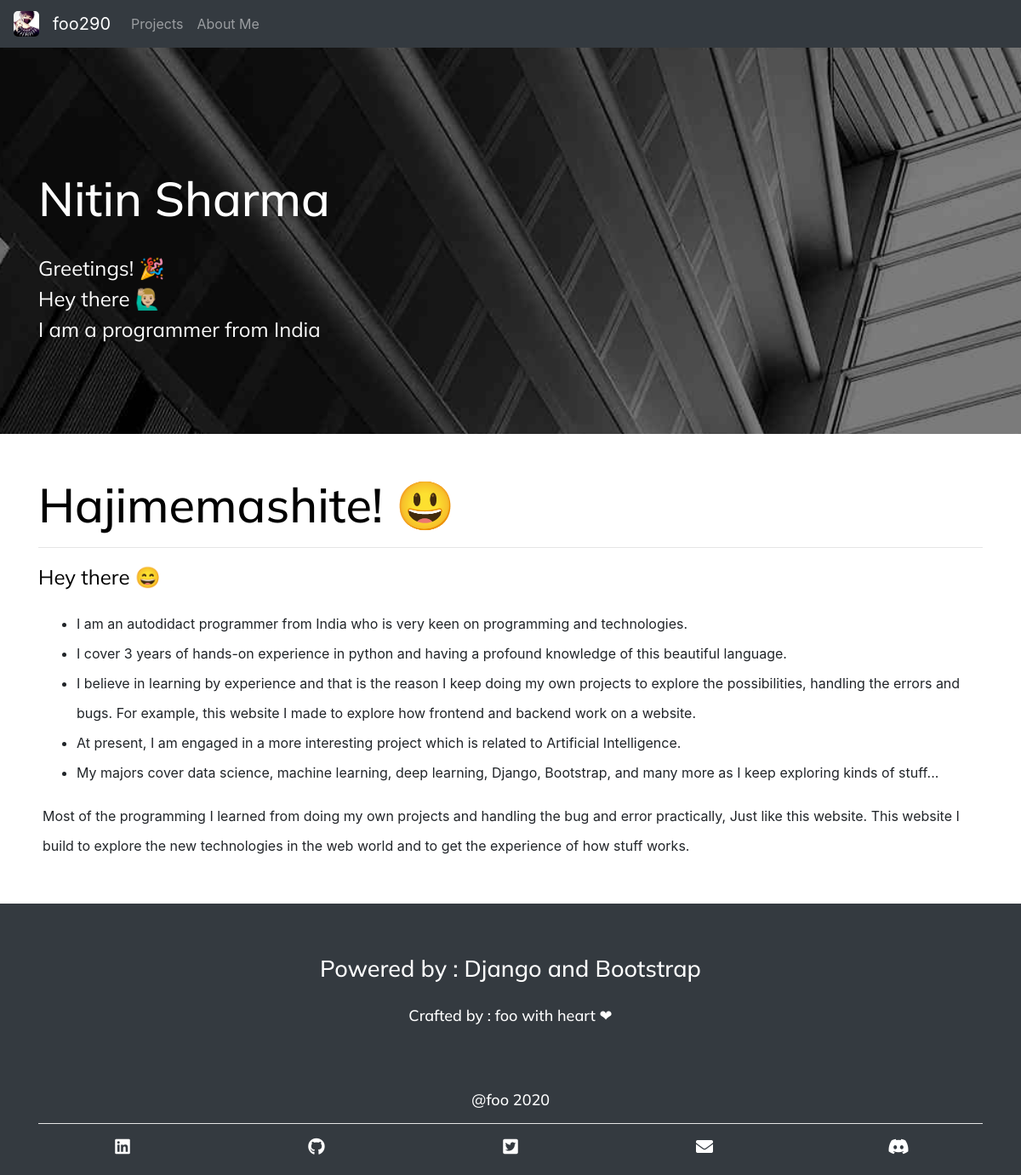
The app's page /about-me/ with its own data.
### about_info/models.py (models this page shows, shortened)
class AboutMe(models.Model):
    user = models.ManyToManyField(User)
    cover_name = models.CharField(max_length=50)
    cover_image = models.ImageField(default='default.jpg', upload_to='about_cvr')
    micro_greeting_1 = models.CharField(max_length=50, blank=True,null=True)
    micro_greeting_2 = models.CharField(max_length=50, blank=True,null=True)
    short_intro = models.CharField(max_length=50, blank=True,null=True)
    greeting_heading = models.CharField(max_length=50)
    greeting_subheading = models.CharField(max_length=50, blank=True,null=True)
    self_intro = models.TextField()
    fairwell_words = models.TextField()

### landing_page/views.py (the view)
# urls.py: path('about-me/', views.about, name = 'About-Me'),
def about(request):
    tempobj = AboutMe.objects.first()
    selfIntro=tempobj.self_intro.split('\r\n')
    return render(request, 'landing_page/about.html',context={'fancy_name':navbar_name,'about':tempobj,'selfIntro':selfIntro})

### templates/landing_page/about.html (shortened to what this page needs)
{% extends "landing_page/base.html" %}
{% load static %}
{% block content %}
<div class="true-transparent">
    <div class="container" style="border: 0px solid red; padding-top: 200px;">
        <h1 class="true-transparent-heading">{{about.cover_name}}</h1>
        <p class="true-transparent-subheading">
            {{about.micro_greeting_1}} <br> {{about.micro_greeting_2}} <br> {{about.short_intro}}
        </p>
    </div>
</div>
<div style="background-color: white; width: auto; height: auto; padding-bottom: 50px; padding-top: 50px; border: 0px solid green;">
    <div class="container">
        <h1 class="true-transparent-heading" style="color: black;">{{about.greeting_heading}}</h1> <hr>
    </div>
    <div class="container" style="border: 0px solid blue;">
        <span class="true-transparent-subheading" style="color: black;">
            {{about.greeting_subheading}}
        </span>
    </div>
    <div class="container" style="border: 0px solid red; padding-left: 20px; padding-top: 20px;">
        <ul style="line-height: 35px;">
          {%for lines in selfIntro%}
            <li>
              {{lines}}
            </li>
          {%endfor%}
          </ul>
        <span style="line-height: 35px;">
          {{about.fairwell_words}}
        </span>
    </div>
</div>
{% endblock content %}

### records on screen
AboutMe: cover_name "Nitin Sharma", micro_greeting_1 "Greetings! 🎉", micro_greeting_2 "Hey there 🙋🏼‍♂️", short_intro "I am a programmer from India", greeting_heading "Hajimemashite! 😃", greeting_subheading "Hey there 😄", fairwell_words "Most of the programming I learned from doing my own projects and handling the bug and error practically, Just like this website. This website I build to explore the new technologies in the web world and to get the experience of how stuff works."

### other values on screen
{{ fancy_name }} "foo290"
{{ lines }} "I am an autodidact programmer from India who is very keen on programming and technologies." "I cover 3 years of hands-on experience in python and having a profound knowledge of this beautiful language." "At present, I am engaged in a more interesting project which is related to Artificial Intelligence." "My majors cover data science, machine learning, deep learning, Django, Bootstrap, and many more as I keep exploring kinds of stuff..."
